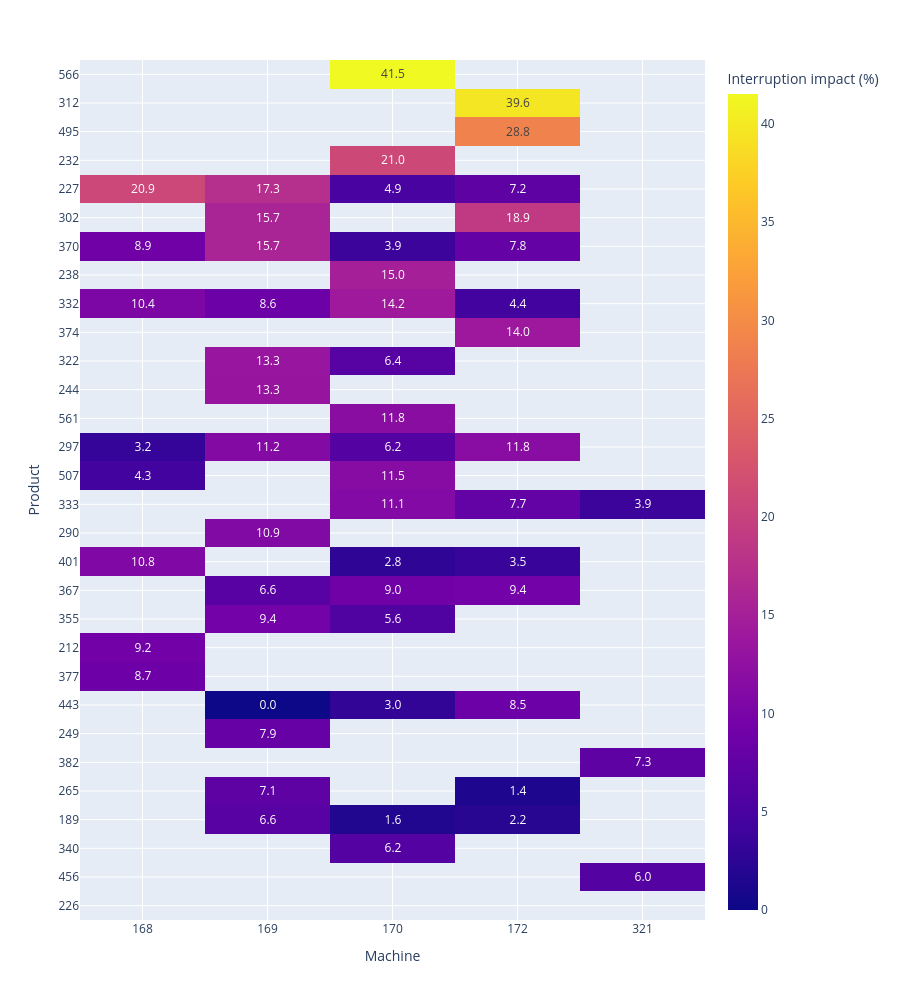

The notebook cell this image was saved under:
### Markdown cell above
### heatmap would be a better visual for this relationship

### Code cell
heatmap_df = df.pivot(
    index="ProductID",
    columns="DeviceID",
    values="PercImpactOfInterruptionTime"
)

product_order = (
    heatmap_df.max(axis=1, skipna=True)
    .sort_values(ascending=False, kind="stable", na_position="last")
    .index
)
heatmap_df = heatmap_df.loc[product_order]

fig = px.imshow(
    heatmap_df,
    text_auto=".1f",
    aspect="auto",
    labels={
        "x": "Machine",
        "y": "Product",
        "color": "Interruption impact (%)"
    }
)
fig.update_layout(
    height=1000
)
fig.show()

### Figure 1 — Plotly figure (JSON) as saved in the notebook; plotly's stock layout.template omitted (floating-point values rounded to 4 significant figures; data arrays with more than 128 entries replaced by an {"elided": "..."} marker saying what was removed)
{"data": [{"coloraxis": "coloraxis", "hovertemplate": "Machine: %{x}<br>Product: %{y}<br>Interruption impact (%): %{z}<extra></extra>", "name": "0", "texttemplate": "%{z:.1f}", "type": "heatmap", "x": ["168", "169", "170", "172", "321"], "xaxis": "x", "y": ["566", "312", "495", "232", "227", "302", "370", "238", "332", "374", "322", "244", "561", "297", "507", "333", "290", "401", "367", "355", "212", "377", "443", "249", "382", "265", "189", "340", "456", "226"], "yaxis": "y", "z": {"elided": "30x5 float values"}}], "layout": {"coloraxis": {"colorbar": {"title": {"text": "Interruption impact (%)"}}, "colorscale": [[0, "#0d0887"], [0.1111, "#46039f"], [0.2222, "#7201a8"], [0.3333, "#9c179e"], [0.4444, "#bd3786"], [0.5556, "#d8576b"], [0.6667, "#ed7953"], [0.7778, "#fb9f3a"], [0.8889, "#fdca26"], [1, "#f0f921"]]}, "height": 1000, "margin": {"t": 60}, "xaxis": {"anchor": "y", "domain": [0, 1], "title": {"text": "Machine"}}, "yaxis": {"anchor": "x", "autorange": "reversed", "domain": [0, 1], "title": {"text": "Product"}}}}
